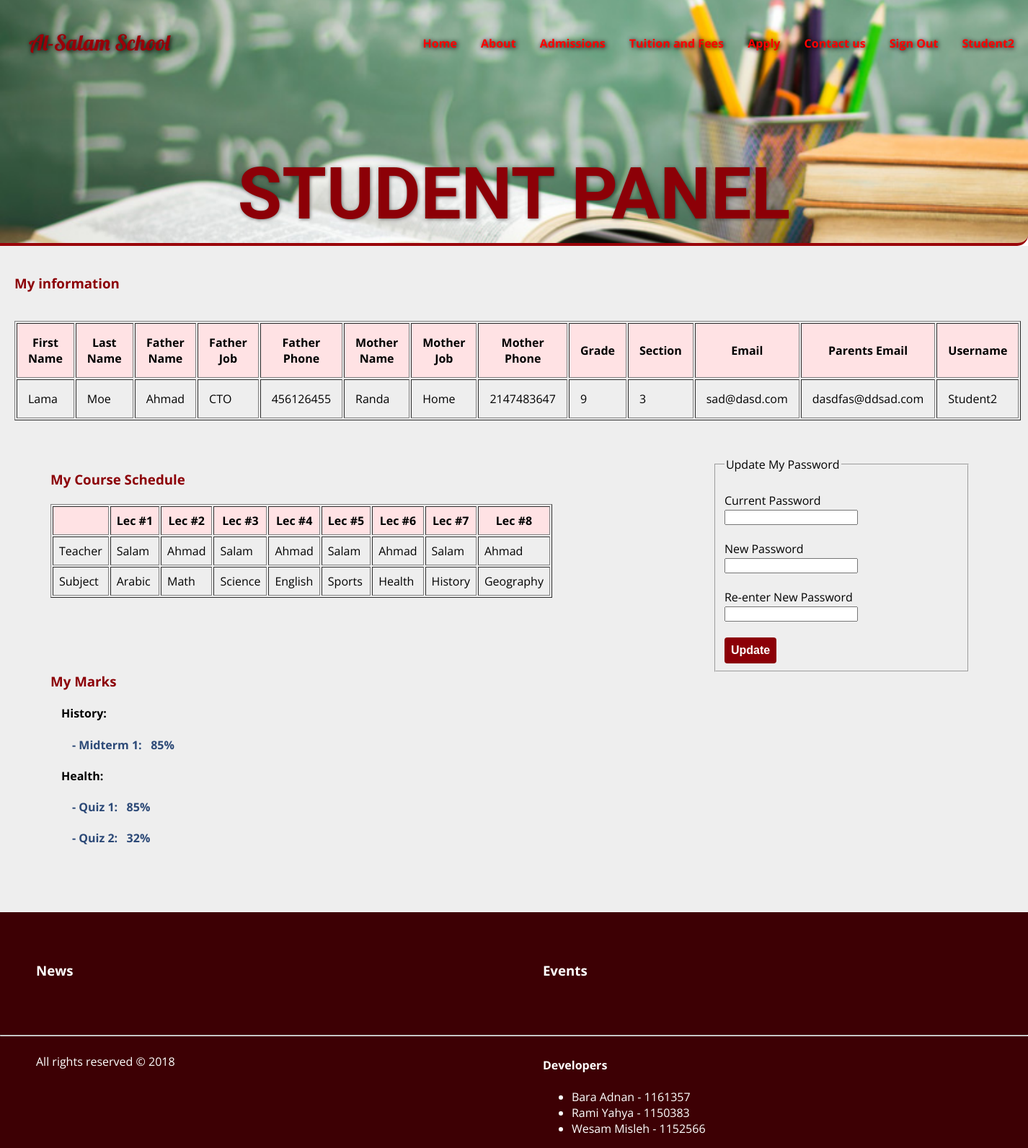
Page /student.php (signed in) on the committed database.
### tables this page shows
CREATE TABLE IF NOT EXISTS `students` (
  `sID` int(11) NOT NULL,
  `first_name` varchar(100) NOT NULL,
  `last_name` varchar(100) NOT NULL,
  `father_name` varchar(100) NOT NULL,
  `mother_name` varchar(100) NOT NULL,
  `father_job` varchar(100) NOT NULL,
  `mother_job` varchar(100) NOT NULL,
  `father_phone` int(11) NOT NULL,
  `mother_phone` int(11) NOT NULL,
  `grade` int(11) NOT NULL,
  `section` int(11) NOT NULL,
  `email` varchar(100) NOT NULL,
  `parents_email` varchar(100) NOT NULL,
  `username` varchar(200) NOT NULL,
  `password` varchar(200) NOT NULL
);

CREATE TABLE IF NOT EXISTS `course_schedule` (
  `grade` int(11) NOT NULL,
  `section` int(11) NOT NULL,
  `lec1_subject` varchar(200) NOT NULL,
  `lec1_teacher` int(11) NOT NULL,
  `lec2_subject` varchar(200) NOT NULL,
  `lec2_teacher` int(11) NOT NULL,
  `lec3_subject` varchar(200) NOT NULL,
  `lec3_teacher` int(11) NOT NULL,
  `lec4_subject` varchar(200) NOT NULL,
  `lec4_teacher` int(11) NOT NULL,
  `lec5_subject` varchar(200) NOT NULL,
  `lec5_teacher` int(11) NOT NULL,
  `lec6_subject` varchar(200) NOT NULL,
  `lec6_teacher` int(11) NOT NULL,
  `lec7_subject` varchar(200) NOT NULL,
  `lec7_teacher` int(11) NOT NULL,
  `lec8_subject` varchar(200) NOT NULL,
  `lec8_teacher` int(11) NOT NULL
);

CREATE TABLE IF NOT EXISTS `employees` (
  `eID` int(11) NOT NULL,
  `ID` varchar(80) NOT NULL,
  `name` varchar(80) NOT NULL,
  `gender` varchar(40) NOT NULL,
  `phone` varchar(80) NOT NULL,
  `email` varchar(100) NOT NULL,
  `dob` date NOT NULL,
  `type` varchar(80) NOT NULL,
  `salary` double NOT NULL,
  `username` varchar(200) NOT NULL,
  `password` varchar(200) NOT NULL
);

CREATE TABLE IF NOT EXISTS `marks` (
  `mID` int(11) NOT NULL,
  `grade` varchar(200) NOT NULL,
  `section` varchar(200) NOT NULL,
  `subject` varchar(200) NOT NULL,
  `name` varchar(200) NOT NULL
);

CREATE TABLE IF NOT EXISTS `marks_students` (
  `mID` int(11) NOT NULL,
  `sID` int(11) NOT NULL,
  `mark` double NOT NULL
);

### src/php/DatabaseAPI.php (called while the page is built, shortened)
<?php
class Database
{
    private static $conn = null;
    public function __construct()
    {
        $dbName = '' ;
        $dbHost = 'studentswebprojects.ritaj.ps';
        $dbUsername = '';
        $dbUserPassword = '';
        try {
            self::$conn = new PDO('mysql:host='.$dbHost.';dbname='.$dbName, $dbUsername, $dbUserPassword);
            self::$conn->setAttribute(PDO::ATTR_ERRMODE, PDO::ERRMODE_EXCEPTION);
        }
        catch(PDOException $e)
        {
            echo "Connection failed: " . $e->getMessage();
        }
    }
    public function select($arr, $table, $cond, $group, $having, $order, $limit)
    {
        $stmt = "select ";
        $stmt .= implode(", ", $arr);
        if ($cond != null)
        {
            $stmt .= " from " . $table . " where " . $cond;
        }
        else
        {
            $stmt .= " from " . $table;
        }
        $sql = self::$conn->prepare($stmt);
        $sql->execute();
        return $sql->fetchAll(PDO::FETCH_ASSOC);
    }
    public function selectDistinct($arr, $table, $cond, $group, $having, $order, $limit)
    {
        $stmt = "select DISTINCT ";
        $stmt .= implode(", ", $arr);
        if ($cond != null)
        {
            $stmt .= " from " . $table . " where " . $cond;
        }
        else
        {
            $stmt .= " from " . $table;
        }
        $sql = self::$conn->prepare($stmt);
        $sql->execute();
        return $sql->fetchAll(PDO::FETCH_ASSOC);
    }
}
?>

### src/student.php (the view, shortened to what this page needs)
<?php
  require_once('php/header.php');
?>
    <main class="bg">
      <section class="full-width styledMain">
        <h1>Student Panel</h1>
      </section>
    </main>
    <main class="maincontent">
    <h3 style="color:#8c0007">My information</h3><br>
    <?php
      require_once 'php/DatabaseAPI.php';
      $db = new Database();
      $data = $db->select(array("first_name", "last_name", "father_name", "father_job", "father_phone", "mother_name", "mother_job", "mother_phone", "grade", "section", "email", "parents_email", "username"), "students", "sID = " . $_SESSION['id'], null, null, null, null);
      echo '<table cellpadding=15 border=1 align="center"><tr bgcolor="#ffe2e4"><th>First Name</th>
            <th>Last Name</th>
            <th>Father Name</td>
            <th>Father Job</th>
            <th>Father Phone</th>
            <th>Mother Name</th>
            <th>Mother Job</th>
            <th>Mother Phone</th>
            <th>Grade</th>
            <th>Section</th>
            <th>Email</th>
            <th>Parents Email</th>
            <th>Username</th></tr>
            <tr>
            <td>'. $data[0]['first_name'] . '</td>
            <td>'. $data[0]['last_name'] . '</td>
            <td>'. $data[0]['father_name'] . '</td>
            <td>'. $data[0]['father_job'] . '</td>
            <td>'. $data[0]['father_phone'] . '</td>
            <td>'. $data[0]['mother_name'] . '</td>
            <td>'. $data[0]['mother_job'] . '</td>
            <td>'. $data[0]['mother_phone'] . '</td>
            <td>'. $data[0]['grade'] . '</td>
            <td>'. $data[0]['section'] . '</td>
            <td>'. $data[0]['email'] . '</td>
            <td>'. $data[0]['parents_email'] . '</td>
            <td>'. $data[0]['username'] . '</td>
            </tr>
      </table>
      '
    ?>
    <div class="twoThirds">
    <h3 style="color:#8c0007; margin-bottom: 0">My Course Schedule</h3><br>
    <?php
      require_once 'php/DatabaseAPI.php';
      $db = new Database();
      $sched = $db->select(array("*"), "course_schedule", "grade = " . $data[0]['grade'] . " and section = " . $data[0]['section'], null, null, null, null)[0];
      echo '<table cellpadding=8 border=1><tr bgcolor="#ffe2e4"><th></th>
            <th>Lec #1</th><th>Lec #2</th><th>Lec #3</th><th>Lec #4</th><th>Lec #5</th><th>Lec #6</th><th>Lec #7</th><th>Lec #8</th></tr>
            <tr>
            <td>Teacher</td>
            ';
            for($i = 1; $i <= 8; $i++)
            {
              $teaName = $db->select(array("name"), "employees", "eID = " . $sched['lec' . $i . '_teacher'], null, null, null, null)[0]["name"];
              echo '<td>'. $teaName . '</td>';
            }
            echo '
            </tr><tr>
            <td>Subject</td> ';
            for($i = 1; $i <= 8; $i++)
              echo '<td>'. $sched['lec' . $i . '_subject'] . '</td>';
          echo '</tr></table>';
    ?>
  </div>
    <form method="post" action="" id="updatePWform" class="third" style="margin-bottom: 0; padding-bottom: 0">
      <fieldset>
        <legend>Update My Password</legend>
        <br>
        <label>Current Password</label><br>
        <input type="password" name="currPW"  id="currPW" required><br><br>
        <label>New Password</label><br>
        <input type="password" name="newPW"  id="newPW" required><br><br>
        <label>Re-enter New Password</label><br>
        <input type="password" name="reNewPW"  id="reNewPW" required>
        <br><br>
        <input type="submit" class="btn-default" value="Update">
        <br>
      </fieldset>
    </form>
    <div class="twoThirds" style="padding-top: 0; margin-top: 0">
    <h3 style="color:#8c0007; margin-top: 0">My Marks</h3>
    <?php
      require_once 'php/DatabaseAPI.php';
      $db = new Database();
      $subsM = $db->selectDistinct(array("subject"), "marks", "grade = " . $data[0]['grade'] . " and section = " . $data[0]['section'], null, null, null, null);
      foreach($subsM as $subM)
      {
        echo '<h4 style="margin-left: 15px;">' . $subM['subject'] . ':</h4>';
        $mIDs = $db->select(array("mID", "name"), "marks", "grade = " . $data[0]['grade'] . " and section = " . $data[0]['section'] . " and subject = '" . $subM['subject'] . "'", null, null, null, null);
        foreach($mIDs as $mID)
        {
          $marksM = $db->select(array("mark"), "marks_students", "mID = " . $mID['mID'] . " and sID = " . $_SESSION['id'], null, null, null, null)[0];
          echo '<h4 style="color:#2c4977;margin-left: 30px"> - ' . $mID['name'] . ':&nbsp;&nbsp;&nbsp;' . $marksM['mark'] . '%</h4>';
        }
      }
    ?>
  </div>
  </main>
<?php
  require_once('php/footer.php');
?>

### src/css/main.css (style rules this page uses)
body { margin: 0; font-family: 'Open Sans', sans-serif; }
.bg { padding-top: 200px; background: url('../images/header.jpg'); background-size: cover; background-position: center; height: auto; border-style: solid; border-color: #990008; border-width: 0px 0px 4px 0px; border-radius: 0px 0px 15px 0px; }
main { width: 100%; }
main > section { box-sizing: border-box; padding: 10px }
.btn-default { font-size: 1em; font-weight: bold; padding: 9px; background: #8c0007; border: 0; border-radius: 4px; cursor: pointer; text-decoration: none; color: white; box-sizing: border-box; }
.full-width { width: 100%; }
.styledMain h1 { font-family: 'Signika', cursive; font-size: 7vw; margin: 0; text-align: center; color: #8c0007; text-shadow: 1px 1px 5px rgba(0,0,0,0.5); text-transform: uppercase; }
::placeholder { color: #990008; opacity: 1; }
.maincontent { padding: 20px 20px; background: #eee; box-sizing: border-box; }
.third { padding: 50px; vertical-align: top; width: 33%; display: inline-block; box-sizing: border-box; }
.twoThirds { padding: 50px; vertical-align: top; width: 66%; display: inline-block; box-sizing: border-box; }

### rows in the picture
students: first_name "Lama", last_name "Moe", father_name "Ahmad", father_job "CTO", father_phone "456126455", mother_name "Randa", mother_job "Home", mother_phone "2147483647", grade "9", section "3", email "sad@dasd.com", parents_email "dasdfas@ddsad.com", username "Student2"
course_schedule: lec1_teacher.name "Salam", lec2_teacher.name "Ahmad", lec3_teacher.name "Salam", lec4_teacher.name "Ahmad", lec5_teacher.name "Salam", lec6_teacher.name "Ahmad", lec7_teacher.name "Salam", lec8_teacher.name "Ahmad", lec1_subject "Arabic", lec2_subject "Math", lec3_subject "Science", lec4_subject "English", lec5_subject "Sports", lec6_subject "Health", lec7_subject "History", lec8_subject "Geography"
marks: name "Midterm 1", marks_students.mark "85"
marks: name "Quiz 1", marks_students.mark "85"
marks: name "Quiz 2", marks_students.mark "32"

### other values in the picture
$_SESSION['username'] "Student2"
$subM['subject'] "History"
$subM['subject'] "Health"
